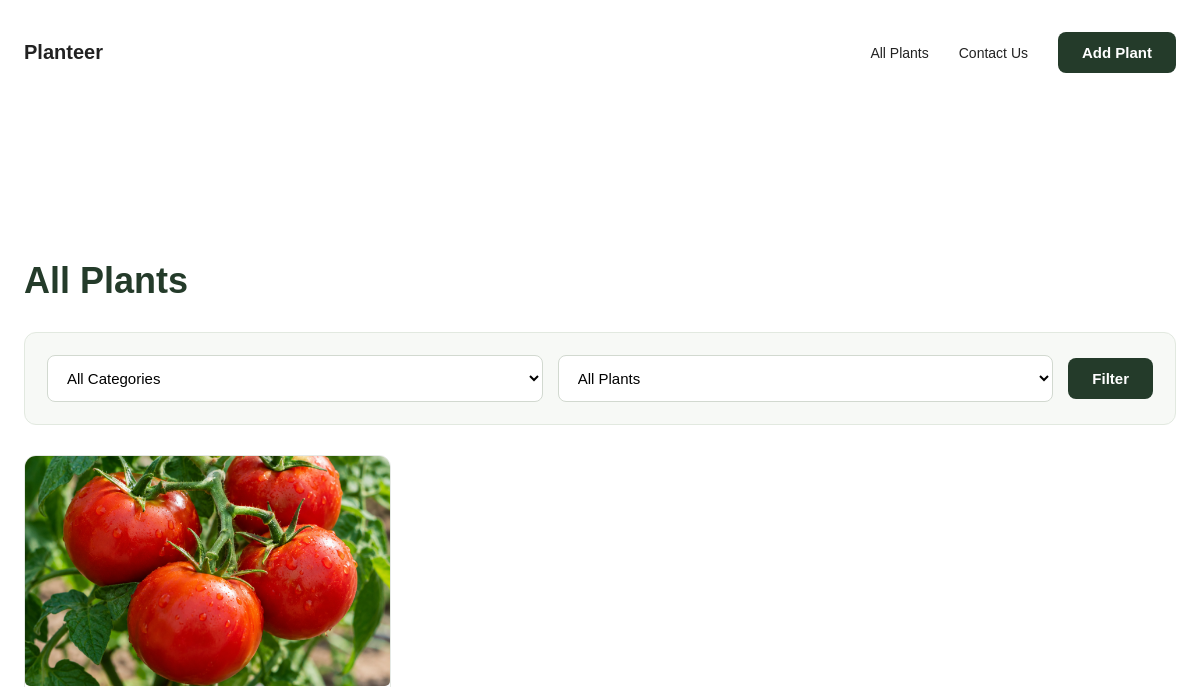
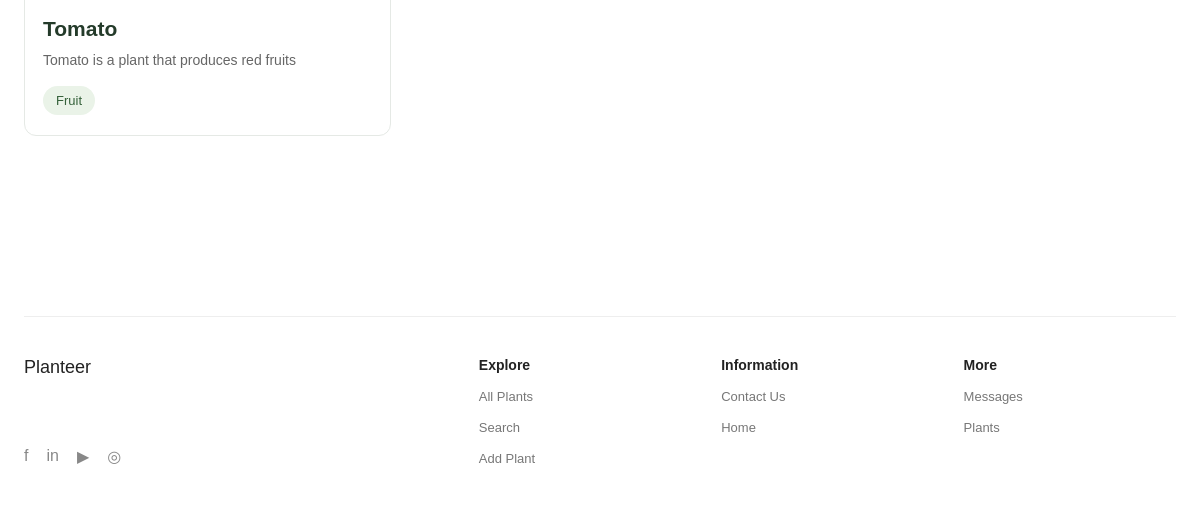
Page /plants/all/ on the earlier database version (2 pictures, top to bottom).
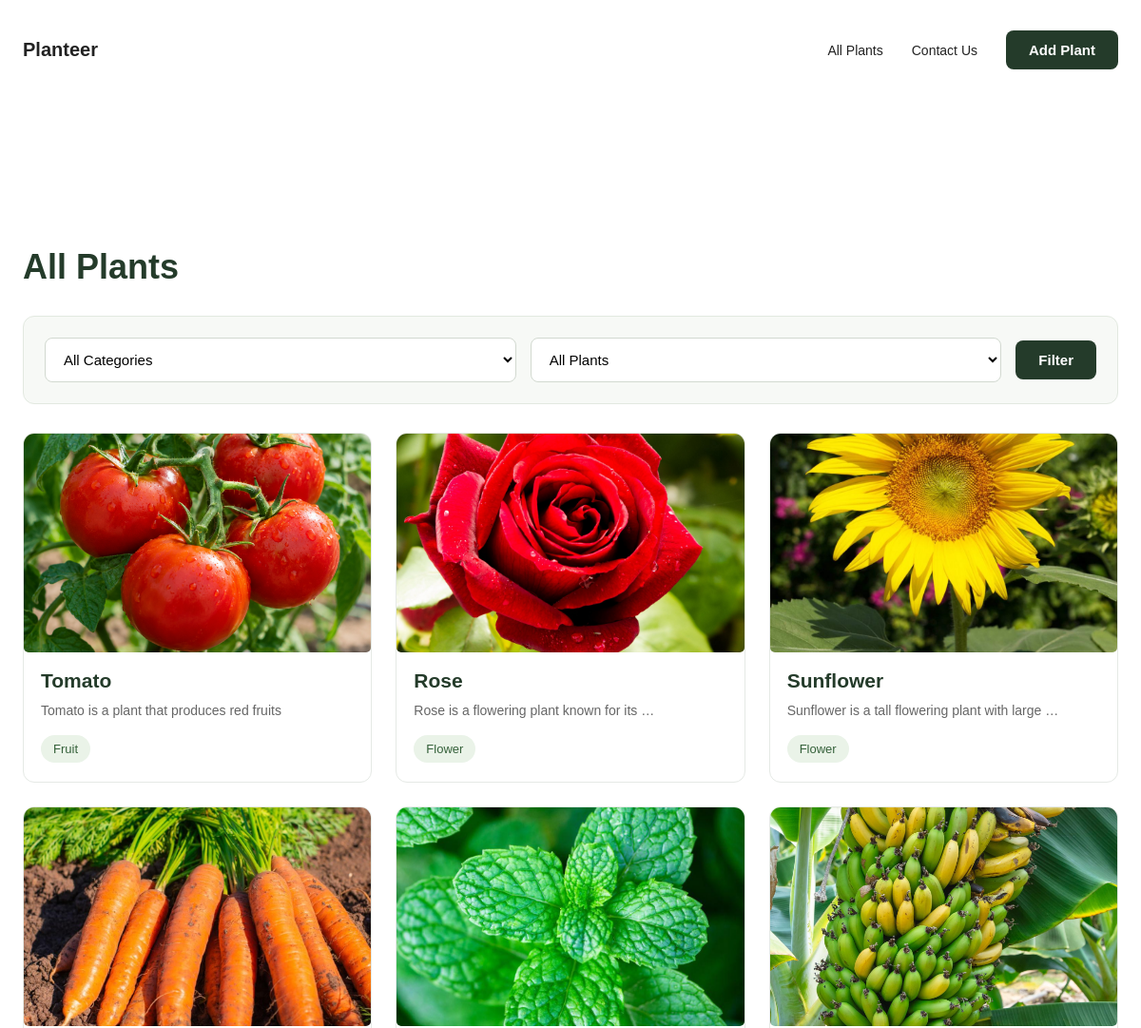
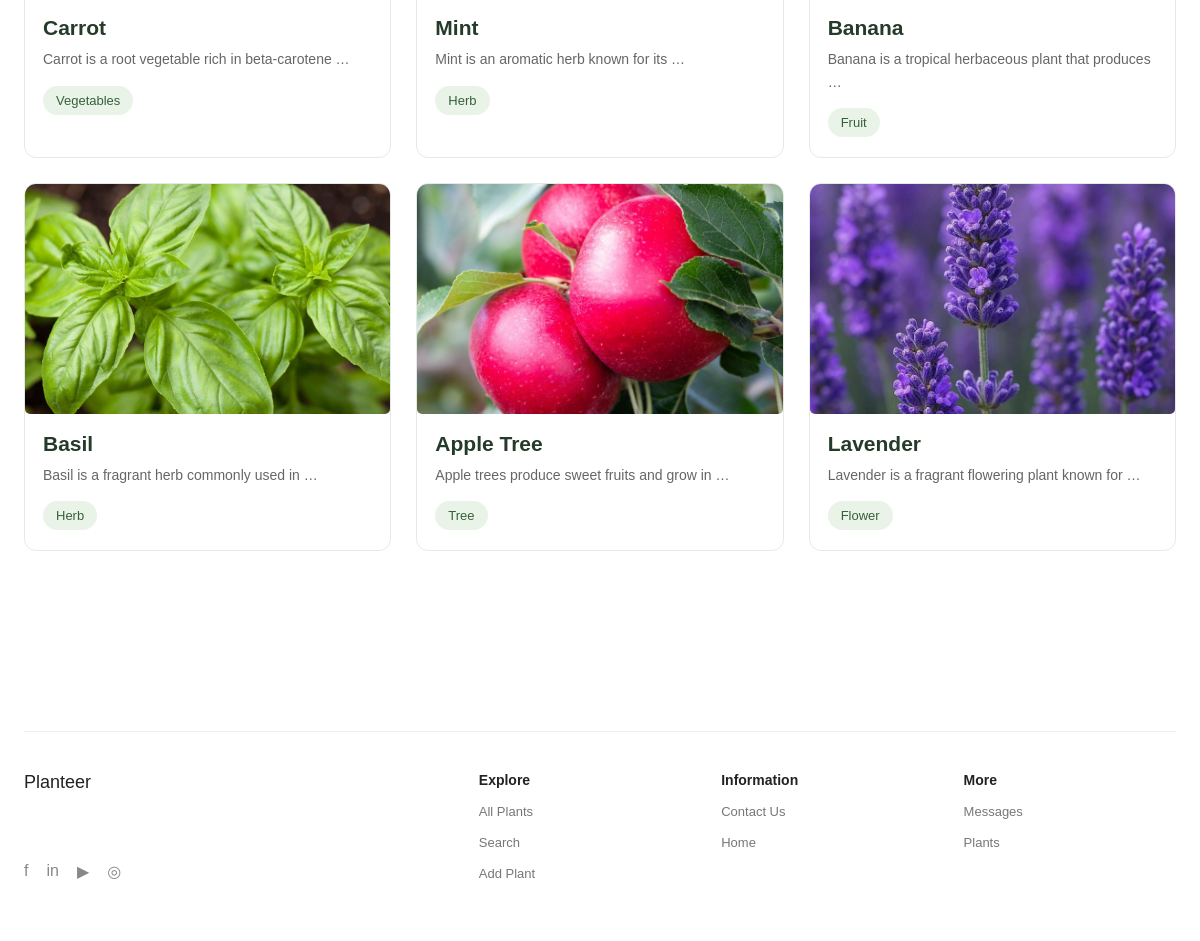
Same page on the later database version (2 pictures, top to bottom).
### plants/models.py (models this page shows, shortened)
class Plant(models.Model):
    class CategoryChoices(models.TextChoices):
        TREE = 'Tree', 'Tree'
        FRUIT = 'Fruit', 'Fruit'
        VEGETABLES = 'Vegetables', 'Vegetables'
        FLOWER = 'Flower', 'Flower'
        HERB = 'Herb', 'Herb'
    name = models.CharField(max_length=200)
    about = models.TextField()
    used_for = models.TextField()
    image = models.ImageField(upload_to='plants/')
    category = models.CharField(
        max_length=50,
        choices=CategoryChoices.choices
    )
    is_edible = models.BooleanField(default=False)
    created_at = models.DateTimeField(auto_now_add=True)

### plants/views.py (the view)
# urls.py: path('all/', views.all_plants, name='all_plants'),
def all_plants(request):
    plants = Plant.objects.all()
    category = request.GET.get('category')
    is_edible = request.GET.get('is_edible')
    if category:
        plants = plants.filter(category=category)
    if is_edible in ['true', 'false']:
        plants = plants.filter(is_edible=(is_edible == 'true'))
    context = {
        'plants': plants,
        'categories': Plant.CategoryChoices.choices,
        'selected_category': category,
        'selected_edible': is_edible,
    }
    return render(request, 'plants/all_plants.html', context)

### plants/templates/plants/all_plants.html (shortened to what this page needs)
{% extends 'main/base.html' %}
{% block content %}
<section class="plants-section">
    <h1>All Plants</h1>
    <form method="GET" class="filters">
        <select name="category">
            <option value="">All Categories</option>
        </select>
        <select name="is_edible">
            <option value="">All Plants</option>
        </select>
        <button type="submit" class="btn">Filter</button>
    </form>
    <div class="plants-grid">
        {% for plant in plants %}
        <a href="/plants/{{ plant.id }}/detail/" class="plant-card">
            <img src="{{ plant.image.url }}" alt="{{ plant.name }}">
            <h3>{{ plant.name }}</h3>
            <p>{{ plant.about|truncatewords:8 }}</p>
            <span>{{ plant.get_category_display }}</span>
        </a>
        {% empty %}
        <p>No plants found.</p>
        {% endfor %}
    </div>
</section>
{% endblock %}

### main/templates/main/base.html (shortened to what this page needs)
{% load static %}
<!DOCTYPE html>
<html lang="en">
<head>
    <link rel="stylesheet" href="{% static 'main/css/style.css' %}">
</head>
<body>
    <header class="navbar">
        <a href="{% url 'home' %}" class="logo">Planteer</a>
        <nav class="nav-links">
            <a href="/plants/all/">All Plants</a>
            <a href="/contact/">Contact Us</a>
            <a href="/plants/new/" class="btn">Add Plant</a>
        </nav>
    </header>
    <main class="container">
        {% block content %}
        {% endblock %}
    </main>
    <footer class="footer">
        <div class="footer-brand">
            <a href="{% url 'home' %}">Planteer</a>
            <div class="social-links">
                <span>f</span>
                <span>in</span>
                <span>▶</span>
                <span>◎</span>
            </div>
        </div>
        <div class="footer-column">
            <h4>Explore</h4>
            <a href="/plants/all/">All Plants</a>
            <a href="/plants/search/">Search</a>
            <a href="/plants/new/">Add Plant</a>
        </div>
        <div class="footer-column">
            <h4>Information</h4>
            <a href="/contact/">Contact Us</a>
            <a href="/">Home</a>
        </div>
        <div class="footer-column">
            <h4>More</h4>
            <a href="/contact/messages/">Messages</a>
            <a href="/plants/all/">Plants</a>
        </div>
    </footer>
</body>
</html>

### main/static/main/css/style.css (style rules this page uses)
* { box-sizing: border-box; }
body { margin: 0; font-family: Arial, sans-serif; color: #111; background: #fff; }
a { color: inherit; text-decoration: none; }
.navbar { max-width: 1200px; margin: auto; padding: 32px 24px; display: flex; justify-content: space-between; align-items: center; }
.logo { font-size: 20px; font-weight: 600; }
.nav-links { display: flex; align-items: center; gap: 30px; font-size: 14px; }
.btn { background: #000; color: white; border: none; padding: 12px 20px; border-radius: 4px; cursor: pointer; }
.container { max-width: 1200px; margin: 0 auto; padding: 40px 24px; min-height: 65vh; }
.footer { max-width: 1152px; margin: 80px auto 0; padding: 40px 0 60px; border-top: 1px solid #eee; display: grid; grid-template-columns: 2fr 1fr 1fr 1fr; gap: 30px; }
.footer-brand { display: flex; flex-direction: column; justify-content: space-between; gap: 50px; }
.footer-brand > a { font-size: 18px; font-weight: 500; }
.social-links { display: flex; gap: 18px; color: #888; }
.footer-column { display: flex; flex-direction: column; gap: 16px; font-size: 13px; }
.footer-column h4 { margin: 0; font-size: 14px; }
.footer-column a { color: #777; }
.plants-section { margin-top: 60px; }
.plants-grid { display: grid; grid-template-columns: repeat(3, 1fr); gap: 28px; }
.plant-card { display: block; }
.plant-card img { width: 100%; height: 230px; object-fit: cover; border-radius: 5px; }
.plant-card h3 { margin: 12px 0 5px; font-size: 17px; }
.plant-card p { color: #888; margin: 0 0 7px; font-size: 14px; }
.plant-card span { font-size: 13px; }
.filters { display: flex; gap: 12px; margin: 25px 0 35px; flex-wrap: wrap; }
.filters select { padding: 12px; border: 1px solid #ddd; border-radius: 4px; background: white; min-width: 170px; }
body { background-color: #ffffff; color: #222; }
.plants-section { padding: 25px 0 60px; }
.plants-section > h1 { font-size: 36px; font-weight: 700; margin-bottom: 30px; color: #243b2a; }
.plants-grid { display: grid; grid-template-columns: repeat(3, minmax(0, 1fr)); gap: 25px; margin-top: 25px; }
.plant-card { display: block; background: #fff; border: 1px solid #e5e9e5; border-radius: 12px; overflow: hidden; text-decoration: none; color: #222; transition: transform 0.25s ease, box-shadow 0.25s ease; }
.plant-card img { width: 100%; height: 230px; object-fit: cover; display: block; }
.plant-card h3 { font-size: 21px; margin: 18px 18px 8px; color: #243b2a; }
.plant-card p { margin: 0 18px 15px; color: #666; line-height: 1.6; }
.plant-card span { display: inline-block; margin: 0 18px 20px; padding: 7px 13px; background: #eaf3e8; color: #35613a; border-radius: 20px; font-size: 13px; }
.filters { display: flex; flex-wrap: wrap; align-items: center; gap: 15px; padding: 22px; background: #f7f9f6; border: 1px solid #e2e9e0; border-radius: 12px; margin-bottom: 30px; }
.filters select { min-width: 190px; flex: 1; padding: 13px 15px; border: 1px solid #d2d9d0; border-radius: 8px; background: white; font-size: 15px; cursor: pointer; }
.btn { display: inline-block; background: #243b2a; color: white; padding: 12px 24px; border: none; border-radius: 8px; font-size: 15px; font-weight: 600; text-decoration: none; cursor: pointer; transition: background 0.2s ease; }

Differences in the rows shown:
added Plant: image (picture), name "Rose", about "Rose is a flowering plant known for its …", category "Flower"
added Plant: image (picture), name "Sunflower", about "Sunflower is a tall flowering plant with large …", category "Flower"
added Plant: image (picture), name "Carrot", about "Carrot is a root vegetable rich in beta-carotene …", category "Vegetables"
added Plant: image (picture), name "Mint", about "Mint is an aromatic herb known for its …", category "Herb"
added Plant: image (picture), name "Banana", about "Banana is a tropical herbaceous plant that produces …", category "Fruit"
added Plant: image (picture), name "Basil", about "Basil is a fragrant herb commonly used in …", category "Herb"
added Plant: image (picture), name "Apple Tree", about "Apple trees produce sweet fruits and grow in …", category "Tree"
added Plant: image (picture), name "Lavender", about "Lavender is a fragrant flowering plant known for …", category "Flower"
